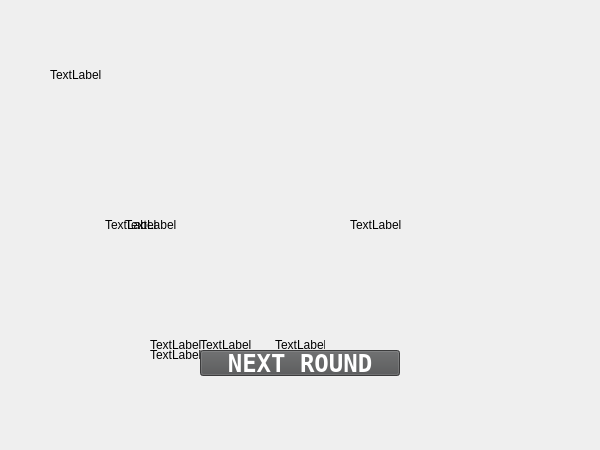
<?xml version="1.0" encoding="UTF-8"?>
<ui version="4.0">
 <class>Intermission</class>
 <widget class="QWidget" name="Intermission">
  <property name="geometry">
   <rect>
    <x>0</x>
    <y>0</y>
    <width>600</width>
    <height>450</height>
   </rect>
  </property>
  <property name="windowTitle">
   <string>Form</string>
  </property>
  <widget class="QLabel" name="roundTitle">
   <property name="geometry">
    <rect>
     <x>50</x>
     <y>25</y>
     <width>500</width>
     <height>100</height>
    </rect>
   </property>
   <property name="text">
    <string>TextLabel</string>
   </property>
  </widget>
  <widget class="QLabel" name="countdownLabel">
   <property name="geometry">
    <rect>
     <x>275</x>
     <y>320</y>
     <width>50</width>
     <height>50</height>
    </rect>
   </property>
   <property name="text">
    <string>TextLabel</string>
   </property>
  </widget>
  <widget class="QLabel" name="warningLabel">
   <property name="geometry">
    <rect>
     <x>150</x>
     <y>280</y>
     <width>300</width>
     <height>150</height>
    </rect>
   </property>
   <property name="text">
    <string>TextLabel</string>
   </property>
  </widget>
  <widget class="QLabel" name="startLabel">
   <property name="geometry">
    <rect>
     <x>200</x>
     <y>320</y>
     <width>200</width>
     <height>50</height>
    </rect>
   </property>
   <property name="text">
    <string>TextLabel</string>
   </property>
  </widget>
  <widget class="QLabel" name="ammoLabel">
   <property name="geometry">
    <rect>
     <x>125</x>
     <y>200</y>
     <width>200</width>
     <height>50</height>
    </rect>
   </property>
   <property name="text">
    <string>TextLabel</string>
   </property>
  </widget>
  <widget class="QLabel" name="ammoPicture">
   <property name="geometry">
    <rect>
     <x>350</x>
     <y>187</y>
     <width>75</width>
     <height>75</height>
    </rect>
   </property>
   <property name="text">
    <string>TextLabel</string>
   </property>
  </widget>
  <widget class="QLabel" name="ammoQuantityLabel">
   <property name="geometry">
    <rect>
     <x>440</x>
     <y>205</y>
     <width>75</width>
     <height>40</height>
    </rect>
   </property>
   <property name="font">
    <font>
     <family>Fixedsys</family>
     <pointsize>18</pointsize>
     <bold>true</bold>
    </font>
   </property>
   <property name="styleSheet">
    <string notr="true">color: rgb(255, 255, 255);</string>
   </property>
   <property name="text">
    <string/>
   </property>
  </widget>
  <widget class="QLabel" name="getReadyLabel">
   <property name="geometry">
    <rect>
     <x>150</x>
     <y>320</y>
     <width>300</width>
     <height>50</height>
    </rect>
   </property>
   <property name="text">
    <string>TextLabel</string>
   </property>
  </widget>
  <widget class="QLabel" name="collisionsLabel">
   <property name="geometry">
    <rect>
     <x>105</x>
     <y>200</y>
     <width>300</width>
     <height>50</height>
    </rect>
   </property>
   <property name="text">
    <string>TextLabel</string>
   </property>
  </widget>
  <widget class="QPushButton" name="nextRound">
   <property name="geometry">
    <rect>
     <x>200</x>
     <y>350</y>
     <width>200</width>
     <height>26</height>
    </rect>
   </property>
   <property name="font">
    <font>
     <family>Fixedsys</family>
     <pointsize>18</pointsize>
     <bold>true</bold>
    </font>
   </property>
   <property name="styleSheet">
    <string notr="true">background-color: rgb(82, 83, 84);
color: rgb(255, 255, 255);</string>
   </property>
   <property name="text">
    <string>NEXT ROUND</string>
   </property>
  </widget>
 </widget>
 <resources/>
 <connections/>
</ui>
